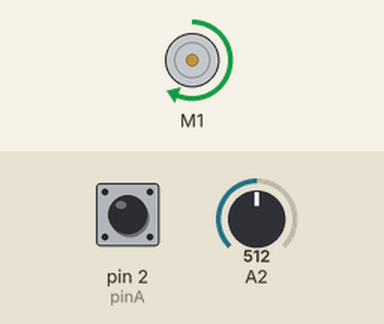
This sketch was run on a simulated Arduino Uno, built with avr-gcc and run on an emulated ATmega328P. Parts: DC motor (green arrow = forward, orange = backward, longer = faster). Inputs (shaded band) come from the test bench; at power-on: pin 2 (pinA) HIGH, A2 = 512. What the sketch prints to the serial monitor is not drawn.

Above: at 0.1 s.
Timing chart, 0 to 1.6 s (numbered marks = the images above):
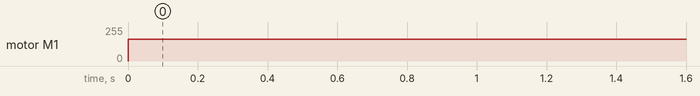

Measured:
- by itself, motor M1: stopped → forward 162/255 at 0.00 s

The sketch:

current_measure.ino
```cpp
#include "DualMC33926MotorShield.h"

#define pinA 2
#define pinB 5
#define numTicks 1216

// Create the motor shield object with the default I2C address
DualMC33926MotorShield md;

// Encoder stuff (counters and ticks)
volatile int mCounter;

// For converting from encoder ticks to angles
const float mDivider = numTicks / 360.;

// Angle measures
float mAngle;

// PySerial stuff
String incoming = "";
String panString = "";
String tiltString = "";

// Motor velocities
double mVelocity = 255;

// Timing
int time;
int lastTime;

// Current measurements
float current;
int current_len;

void setup() {
  Serial.begin(9600);
  pinMode(pinA, INPUT);
  pinMode(pinB, INPUT);
  pinMode('A0', OUTPUT);
  // enable internal pullup resistors
  digitalWrite(pinA, 1);
  digitalWrite(pinB, 1);
  // using encoders with interrupts
  attachInterrupt(0, ISR_motor, CHANGE);
  // Start motor shield
  md.init();
  //tell PySerial you're ready to go
  Serial.print("Initialized!");
}

void loop() {
  // calculating angle from counters by scaling it
  mAngle = (mCounter % numTicks) / mDivider;
  current = current + analogRead('A0');
  current_len = current_len + 1;
  // hard code speed at 100
  md.setM1Speed(mVelocity);

  time = millis();
  // Print stuff every half second
  if (time-lastTime > 1000) {
    Serial.print(mAngle);
    Serial.print('\n');
    Serial.print(mCounter);
    Serial.print('\n');
    Serial.print(current/current_len);
    Serial.print('\n');
    Serial.print('\n');
    //mVelocity = mVelocity * -1;
    lastTime = time;
    current = 0;
    current_len = 0;
  }
}

// Interrupt sequences to increment counters on CHANGE of encoder pins
void ISR_motor()
{
  if (digitalRead(pinA) == digitalRead(pinB)) {
    mCounter--;
  } else {
    mCounter++;
  }
}
```
